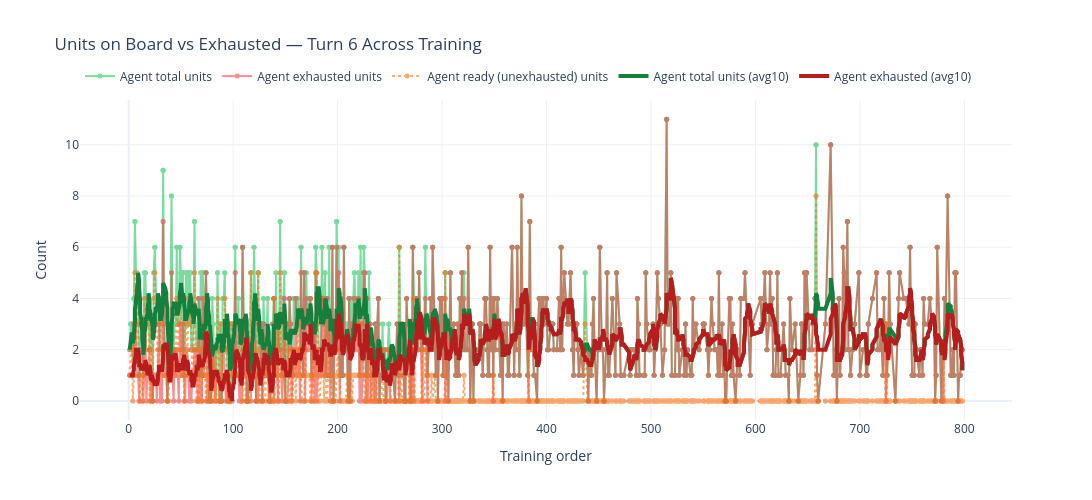

Source (notebook cell):
### Code cell
# --- 1. Units on board vs exhausted units (for a chosen turn) ---
TURN_EX = 6  # <<< change to inspect a different turn

turn_ex = turn_df[turn_df["turn_number"] == TURN_EX].sort_values("training_order")

if turn_ex.empty:
    raise RuntimeError(f"No data for turn {TURN_EX}")

fig_ex = go.Figure()
fig_ex.add_trace(go.Scatter(
    x=turn_ex["training_order"], y=turn_ex["agent_unit_count"],
    mode="lines+markers", name="Agent total units",
    line=dict(color="#22c55e", width=2), marker=dict(size=5), opacity=0.6
))
fig_ex.add_trace(go.Scatter(
    x=turn_ex["training_order"], y=turn_ex["agent_exhausted_count"],
    mode="lines+markers", name="Agent exhausted units",
    line=dict(color="#ef4444", width=2), marker=dict(size=5), opacity=0.6
))
fig_ex.add_trace(go.Scatter(
    x=turn_ex["training_order"],
    y=turn_ex["agent_unit_count"] - turn_ex["agent_exhausted_count"],
    mode="lines+markers", name="Agent ready (unexhausted) units",
    line=dict(color="#f97316", width=2, dash="dot"), marker=dict(size=5), opacity=0.6
))
fig_ex.add_trace(go.Scatter(
    x=turn_ex["training_order"],
    y=turn_ex["agent_unit_count"].rolling(10, min_periods=1).mean(),
    mode="lines", name="Agent total units (avg10)",
    line=dict(color="#15803d", width=4)
))
fig_ex.add_trace(go.Scatter(
    x=turn_ex["training_order"],
    y=turn_ex["agent_exhausted_count"].rolling(10, min_periods=1).mean(),
    mode="lines", name="Agent exhausted (avg10)",
    line=dict(color="#b91c1c", width=4)
))

fig_ex.update_layout(
    title=f"Units on Board vs Exhausted — Turn {TURN_EX} Across Training",
    xaxis_title="Training order", yaxis_title="Count",
    height=500, width=1200, template="plotly_white",
    legend=dict(orientation="h", y=1.12)
)
fig_ex.show()

### Figure 1 — Plotly figure (JSON) as saved in the notebook; plotly's stock layout.template omitted (floating-point values rounded to 4 significant figures; data arrays with more than 128 entries replaced by an {"elided": "..."} marker saying what was removed)
{"data": [{"line": {"color": "#22c55e", "width": 2}, "marker": {"size": 5}, "mode": "lines+markers", "name": "Agent total units", "opacity": 0.6, "type": "scatter", "x": {"elided": "1297 int values"}, "y": {"elided": "1297 float values"}}, {"line": {"color": "#ef4444", "width": 2}, "marker": {"size": 5}, "mode": "lines+markers", "name": "Agent exhausted units", "opacity": 0.6, "type": "scatter", "x": {"elided": "1297 int values"}, "y": {"elided": "1297 float values"}}, {"line": {"color": "#f97316", "dash": "dot", "width": 2}, "marker": {"size": 5}, "mode": "lines+markers", "name": "Agent ready (unexhausted) units", "opacity": 0.6, "type": "scatter", "x": {"elided": "1297 int values"}, "y": {"elided": "1297 float values"}}, {"line": {"color": "#15803d", "width": 4}, "mode": "lines", "name": "Agent total units (avg10)", "type": "scatter", "x": {"elided": "1297 int values"}, "y": {"elided": "1297 float values"}}, {"line": {"color": "#b91c1c", "width": 4}, "mode": "lines", "name": "Agent exhausted (avg10)", "type": "scatter", "x": {"elided": "1297 int values"}, "y": {"elided": "1297 float values"}}], "layout": {"height": 500, "legend": {"orientation": "h", "y": 1.12}, "title": {"text": "Units on Board vs Exhausted — Turn 6 Across Training"}, "width": 1200, "xaxis": {"title": {"text": "Training order"}}, "yaxis": {"title": {"text": "Count"}}}}
